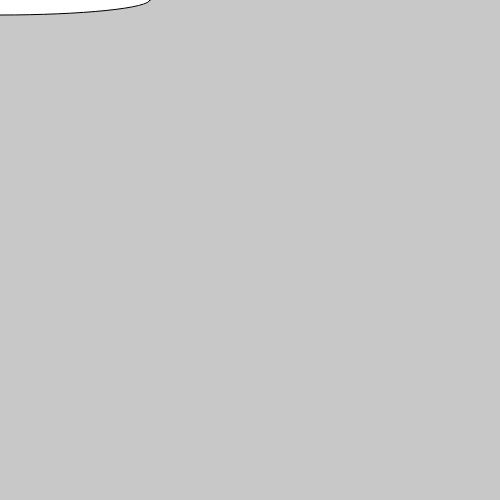
Frame 1 (no input)
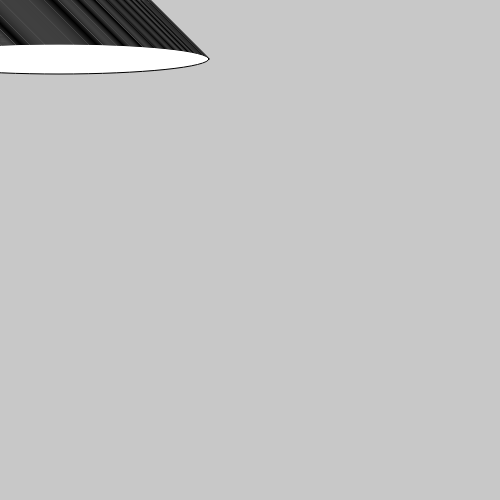
Frame 60 (no input)
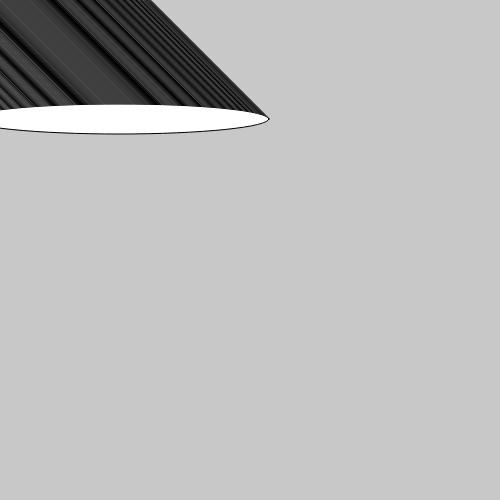
Frame 120 (the mouse pressed at the canvas centre since frame 60)

The p5.js sketch that drew these frames (run headless with seeded random() and noise() and a simulated clock; from frame 60 on, the mouse is pressed at the canvas centre):

// p5.js sketch
// ── sketch.js
function setup(){
    createCanvas(500,500);
    background(200);
}

var x = 0;
var y = 0;
function draw(){
    ellipse(x,y,300,30,30);
    
    x++;
    y++;
}
// ── drawloop.html
<html>
    <head>
        <script src="sketch.js"></script>
        <script src="https://cdnjs.cloudflare.com/ajax/libs/p5.js/0.5.11/p5.min.js"></script>
        <script.src="./sketch.js"></script>

    </head>

    <body>
    </body>


    
</html>
